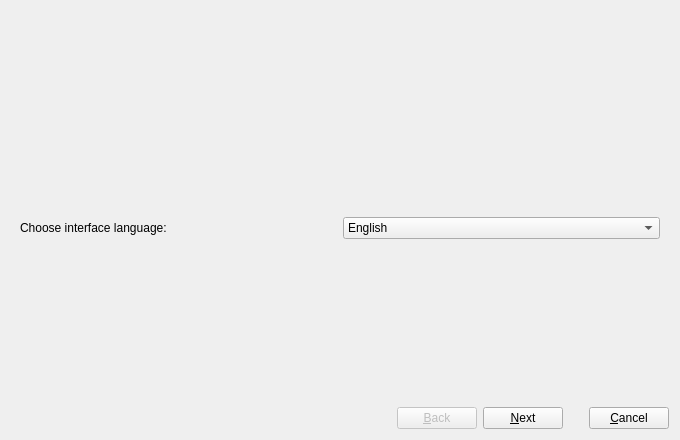
<?xml version="1.0" encoding="UTF-8"?>
<ui version="4.0">
 <class>First_Start_Wizard</class>
 <widget class="QDialog" name="First_Start_Wizard">
  <property name="geometry">
   <rect>
    <x>0</x>
    <y>0</y>
    <width>680</width>
    <height>440</height>
   </rect>
  </property>
  <property name="windowTitle">
   <string>First Start Wizard</string>
  </property>
  <property name="windowIcon">
   <iconset resource="../resources/icons.qrc">
    <normaloff>:/wizard.png</normaloff>:/wizard.png</iconset>
  </property>
  <layout class="QGridLayout" name="gridLayout_2">
   <item row="0" column="0">
    <widget class="QLabel" name="Label_Caption">
     <property name="font">
      <font>
       <pointsize>12</pointsize>
       <weight>75</weight>
       <bold>true</bold>
      </font>
     </property>
     <property name="frameShape">
      <enum>QFrame::NoFrame</enum>
     </property>
     <property name="text">
      <string/>
     </property>
    </widget>
   </item>
   <item row="1" column="0">
    <widget class="QStackedWidget" name="All_Pages">
     <property name="currentIndex">
      <number>0</number>
     </property>
     <widget class="QWidget" name="Welcome_Page">
      <layout class="QGridLayout" name="gridLayout_5">
       <item row="0" column="0">
        <widget class="QLabel" name="Label_Welcome_Text">
         <property name="text">
          <string/>
         </property>
         <property name="wordWrap">
          <bool>true</bool>
         </property>
        </widget>
       </item>
       <item row="1" column="0">
        <spacer name="verticalSpacer_3">
         <property name="orientation">
          <enum>Qt::Vertical</enum>
         </property>
         <property name="sizeHint" stdset="0">
          <size>
           <width>20</width>
           <height>60</height>
          </size>
         </property>
        </spacer>
       </item>
       <item row="2" column="0">
        <layout class="QHBoxLayout" name="horizontalLayout_2">
         <item>
          <widget class="QLabel" name="Label_Select_Language">
           <property name="text">
            <string>Choose interface language:</string>
           </property>
          </widget>
         </item>
         <item>
          <widget class="QComboBox" name="CB_Language">
           <item>
            <property name="text">
             <string>English</string>
            </property>
           </item>
          </widget>
         </item>
        </layout>
       </item>
       <item row="3" column="0">
        <spacer name="verticalSpacer_4">
         <property name="orientation">
          <enum>Qt::Vertical</enum>
         </property>
         <property name="sizeHint" stdset="0">
          <size>
           <width>20</width>
           <height>80</height>
          </size>
         </property>
        </spacer>
       </item>
      </layout>
     </widget>
     <widget class="QWidget" name="General_Settings_Page">
      <layout class="QVBoxLayout" name="verticalLayout_6">
       <item>
        <layout class="QVBoxLayout" name="verticalLayout_5">
         <item>
          <layout class="QHBoxLayout" name="horizontalLayout_5">
           <item>
            <widget class="QLabel" name="Label_VM_Dir">
             <property name="sizePolicy">
              <sizepolicy hsizetype="Preferred" vsizetype="Preferred">
               <horstretch>0</horstretch>
               <verstretch>0</verstretch>
              </sizepolicy>
             </property>
             <property name="text">
              <string>Please set the folder for virtual machine configurations:</string>
             </property>
             <property name="wordWrap">
              <bool>true</bool>
             </property>
            </widget>
           </item>
          </layout>
         </item>
         <item>
          <widget class="Line" name="line_2">
           <property name="orientation">
            <enum>Qt::Horizontal</enum>
           </property>
          </widget>
         </item>
         <item>
          <layout class="QGridLayout" name="gridLayout_3">
           <property name="leftMargin">
            <number>0</number>
           </property>
           <property name="spacing">
            <number>4</number>
           </property>
           <item row="0" column="1">
            <widget class="QToolButton" name="TB_Browse_VM_Dir">
             <property name="text">
              <string/>
             </property>
             <property name="icon">
              <iconset resource="../resources/icons.qrc">
               <normaloff>:/open-folder.png</normaloff>:/open-folder.png</iconset>
             </property>
            </widget>
           </item>
           <item row="2" column="0" colspan="2">
            <spacer name="verticalSpacer_5">
             <property name="orientation">
              <enum>Qt::Vertical</enum>
             </property>
             <property name="sizeHint" stdset="0">
              <size>
               <width>20</width>
               <height>40</height>
              </size>
             </property>
            </spacer>
           </item>
           <item row="0" column="0">
            <widget class="QLineEdit" name="Edit_VM_Dir"/>
           </item>
          </layout>
         </item>
        </layout>
       </item>
      </layout>
     </widget>
     <widget class="QWidget" name="Add_Emulator_Page">
      <layout class="QVBoxLayout" name="verticalLayout_Add_Emulator">
       <item>
        <widget class="QLabel" name="Label_Add_Emulator_Help">
         <property name="text">
          <string>AQEMU requires QEMU to run virtual machines. Select how AQEMU should locate QEMU:</string>
         </property>
         <property name="wordWrap">
          <bool>true</bool>
         </property>
        </widget>
       </item>
       <item>
        <spacer name="verticalSpacer_sep1">
         <property name="orientation">
          <enum>Qt::Vertical</enum>
         </property>
         <property name="sizeType">
          <enum>QSizePolicy::Fixed</enum>
         </property>
         <property name="sizeHint" stdset="0">
          <size>
           <width>20</width>
           <height>10</height>
          </size>
         </property>
        </spacer>
       </item>
       <item>
        <widget class="QRadioButton" name="RB_FS_QEMU_Built_In">
         <property name="text">
          <string>Use the QEMU binaries that ship with AQEMU (Recommended)</string>
         </property>
        </widget>
       </item>
       <item>
        <layout class="QHBoxLayout" name="layout_Built_In_Sub">
         <property name="leftMargin">
          <number>24</number>
         </property>
         <item>
          <widget class="QLabel" name="Label_QEMU_Built_In_Path">
           <property name="font">
            <font>
             <italic>true</italic>
            </font>
           </property>
           <property name="text">
            <string>Location: application directory</string>
           </property>
           <property name="wordWrap">
            <bool>true</bool>
           </property>
          </widget>
         </item>
        </layout>
       </item>
       <item>
        <spacer name="verticalSpacer_sep2">
         <property name="orientation">
          <enum>Qt::Vertical</enum>
         </property>
         <property name="sizeType">
          <enum>QSizePolicy::Fixed</enum>
         </property>
         <property name="sizeHint" stdset="0">
          <size>
           <width>20</width>
           <height>8</height>
          </size>
         </property>
        </spacer>
       </item>
       <item>
        <widget class="QRadioButton" name="RB_FS_QEMU_System">
         <property name="text">
          <string>Use system-installed QEMU</string>
         </property>
        </widget>
       </item>
       <item>
        <layout class="QHBoxLayout" name="layout_System_Sub">
         <property name="leftMargin">
          <number>24</number>
         </property>
         <item>
          <widget class="QLabel" name="Label_QEMU_System_Path">
           <property name="font">
            <font>
             <italic>true</italic>
            </font>
           </property>
           <property name="text">
            <string>Location: system paths</string>
           </property>
           <property name="wordWrap">
            <bool>true</bool>
           </property>
          </widget>
         </item>
        </layout>
       </item>
       <item>
        <spacer name="verticalSpacer_sep3">
         <property name="orientation">
          <enum>Qt::Vertical</enum>
         </property>
         <property name="sizeType">
          <enum>QSizePolicy::Fixed</enum>
         </property>
         <property name="sizeHint" stdset="0">
          <size>
           <width>20</width>
           <height>8</height>
          </size>
         </property>
        </spacer>
       </item>
       <item>
        <widget class="QRadioButton" name="RB_FS_QEMU_Custom">
         <property name="text">
          <string>Specify a custom QEMU executable or folder</string>
         </property>
        </widget>
       </item>
       <item>
        <widget class="QWidget" name="Widget_Custom_QEMU">
         <layout class="QVBoxLayout" name="layout_Custom_Inner">
          <property name="leftMargin">
           <number>24</number>
          </property>
          <property name="topMargin">
           <number>2</number>
          </property>
          <property name="rightMargin">
           <number>0</number>
          </property>
          <property name="bottomMargin">
           <number>2</number>
          </property>
          <item>
           <widget class="QLabel" name="Label_Add_Emulator_Path">
            <property name="text">
             <string>Path to QEMU executable (e.g. qemu.exe, qemu-system-x86_64.exe) or directory:</string>
            </property>
           </widget>
          </item>
          <item>
           <layout class="QHBoxLayout" name="layout_Custom_Row">
            <property name="spacing">
             <number>6</number>
            </property>
            <item>
             <widget class="QLineEdit" name="Edit_Add_Emulator_Path">
              <property name="placeholderText">
               <string>e.g. C:\qemu\qemu.exe or /usr/local/bin</string>
              </property>
             </widget>
            </item>
            <item>
             <widget class="QToolButton" name="TB_Add_Emulator_Browse_File">
              <property name="text">
               <string>Browse File...</string>
              </property>
              <property name="icon">
               <iconset resource="../resources/icons.qrc">
                <normaloff>:/open-file.png</normaloff>:/open-file.png</iconset>
              </property>
              <property name="toolButtonStyle">
               <enum>Qt::ToolButtonTextBesideIcon</enum>
              </property>
             </widget>
            </item>
            <item>
             <widget class="QToolButton" name="TB_Add_Emulator_Browse">
              <property name="text">
               <string>Browse Folder...</string>
              </property>
              <property name="icon">
               <iconset resource="../resources/icons.qrc">
                <normaloff>:/open-folder.png</normaloff>:/open-folder.png</iconset>
              </property>
              <property name="toolButtonStyle">
               <enum>Qt::ToolButtonTextBesideIcon</enum>
              </property>
             </widget>
            </item>
           </layout>
          </item>
         </layout>
        </widget>
       </item>
       <item>
        <spacer name="verticalSpacer_sep4">
         <property name="orientation">
          <enum>Qt::Vertical</enum>
         </property>
         <property name="sizeType">
          <enum>QSizePolicy::Fixed</enum>
         </property>
         <property name="sizeHint" stdset="0">
          <size>
           <width>20</width>
           <height>10</height>
          </size>
         </property>
        </spacer>
       </item>
       <item>
        <widget class="QLabel" name="Label_Add_Emulator_Version">
         <property name="text">
          <string/>
         </property>
         <property name="wordWrap">
          <bool>true</bool>
         </property>
        </widget>
       </item>
       <item>
        <spacer name="verticalSpacer_Add_Emulator_Bottom">
         <property name="orientation">
          <enum>Qt::Vertical</enum>
         </property>
         <property name="sizeHint" stdset="0">
          <size>
           <width>20</width>
           <height>20</height>
          </size>
         </property>
        </spacer>
       </item>
       <item>
        <layout class="QHBoxLayout" name="layout_Advanced_Row">
         <item>
          <widget class="QPushButton" name="Button_Add_Emulator_Manual_Mode">
           <property name="text">
            <string>Advanced Configuration...</string>
           </property>
           <property name="icon">
            <iconset resource="../resources/icons.qrc">
             <normaloff>:/edit.png</normaloff>:/edit.png</iconset>
           </property>
          </widget>
         </item>
         <item>
          <spacer name="horizontalSpacer_Advanced">
           <property name="orientation">
            <enum>Qt::Horizontal</enum>
           </property>
           <property name="sizeHint" stdset="0">
            <size>
             <width>40</width>
             <height>20</height>
            </size>
           </property>
          </spacer>
         </item>
        </layout>
       </item>
      </layout>
     </widget>
     <widget class="QWidget" name="Finish_Page">
      <layout class="QGridLayout" name="gridLayout_6">
       <item row="0" column="0">
        <widget class="QLabel" name="Label_Finish_Text">
         <property name="text">
          <string/>
         </property>
         <property name="wordWrap">
          <bool>true</bool>
         </property>
        </widget>
       </item>
      </layout>
     </widget>
    </widget>
   </item>
   <item row="2" column="0">
    <layout class="QHBoxLayout" name="horizontalLayout">
     <item>
      <spacer name="horizontalSpacer">
       <property name="orientation">
        <enum>Qt::Horizontal</enum>
       </property>
       <property name="sizeHint" stdset="0">
        <size>
         <width>40</width>
         <height>20</height>
        </size>
       </property>
      </spacer>
     </item>
     <item>
      <widget class="QPushButton" name="Button_Back">
       <property name="enabled">
        <bool>false</bool>
       </property>
       <property name="text">
        <string>&amp;Back</string>
       </property>
       <property name="icon">
        <iconset resource="../resources/icons.qrc">
         <normaloff>:/previous.png</normaloff>:/previous.png</iconset>
       </property>
      </widget>
     </item>
     <item>
      <widget class="QPushButton" name="Button_Next">
       <property name="text">
        <string>&amp;Next</string>
       </property>
       <property name="icon">
        <iconset resource="../resources/icons.qrc">
         <normaloff>:/next.png</normaloff>:/next.png</iconset>
       </property>
      </widget>
     </item>
     <item>
      <spacer name="horizontalSpacer_2">
       <property name="orientation">
        <enum>Qt::Horizontal</enum>
       </property>
       <property name="sizeType">
        <enum>QSizePolicy::Fixed</enum>
       </property>
       <property name="sizeHint" stdset="0">
        <size>
         <width>20</width>
         <height>20</height>
        </size>
       </property>
      </spacer>
     </item>
     <item>
      <widget class="QPushButton" name="Button_Cancel">
       <property name="text">
        <string>&amp;Cancel</string>
       </property>
       <property name="icon">
        <iconset resource="../resources/icons.qrc">
         <normaloff>:/cancel.png</normaloff>:/cancel.png</iconset>
       </property>
      </widget>
     </item>
    </layout>
   </item>
  </layout>
 </widget>
 <resources>
  <include location="../resources/icons.qrc"/>
 </resources>
 <connections/>
</ui>
